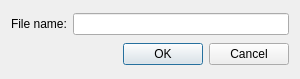
<?xml version="1.0" encoding="UTF-8"?>
<ui version="4.0">
 <class>RenameFileDialog</class>
 <widget class="QDialog" name="RenameFileDialog">
  <property name="windowModality">
   <enum>Qt::WindowModal</enum>
  </property>
  <property name="geometry">
   <rect>
    <x>0</x>
    <y>0</y>
    <width>300</width>
    <height>79</height>
   </rect>
  </property>
  <property name="minimumSize">
   <size>
    <width>300</width>
    <height>0</height>
   </size>
  </property>
  <property name="windowTitle">
   <string>File Name</string>
  </property>
  <layout class="QGridLayout" name="gridLayout">
   <item row="0" column="0">
    <layout class="QHBoxLayout" name="horizontalLayout">
     <item>
      <widget class="QLabel" name="label">
       <property name="text">
        <string>File name:</string>
       </property>
      </widget>
     </item>
     <item>
      <widget class="QLineEdit" name="textTitle"/>
     </item>
    </layout>
   </item>
   <item row="1" column="0">
    <widget class="QDialogButtonBox" name="buttonBox">
     <property name="orientation">
      <enum>Qt::Horizontal</enum>
     </property>
     <property name="standardButtons">
      <set>QDialogButtonBox::Cancel|QDialogButtonBox::Ok</set>
     </property>
    </widget>
   </item>
  </layout>
 </widget>
 <resources/>
 <connections>
  <connection>
   <sender>buttonBox</sender>
   <signal>accepted()</signal>
   <receiver>RenameFileDialog</receiver>
   <slot>accept()</slot>
   <hints>
    <hint type="sourcelabel">
     <x>248</x>
     <y>254</y>
    </hint>
    <hint type="destinationlabel">
     <x>157</x>
     <y>274</y>
    </hint>
   </hints>
  </connection>
  <connection>
   <sender>buttonBox</sender>
   <signal>rejected()</signal>
   <receiver>RenameFileDialog</receiver>
   <slot>reject()</slot>
   <hints>
    <hint type="sourcelabel">
     <x>316</x>
     <y>260</y>
    </hint>
    <hint type="destinationlabel">
     <x>286</x>
     <y>274</y>
    </hint>
   </hints>
  </connection>
 </connections>
</ui>
